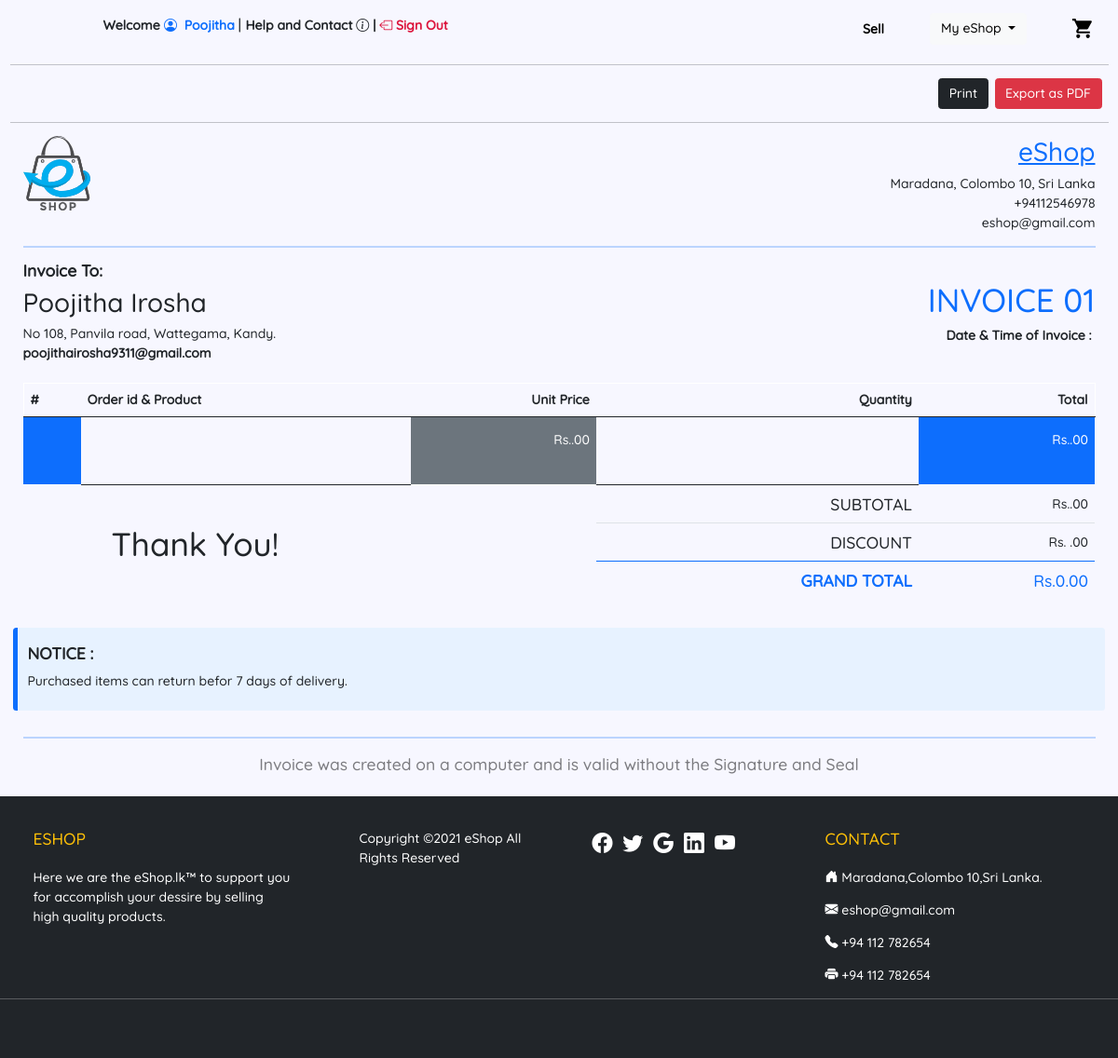
Screenshot of /invoice.php (signed in) with the database file from the repository.
### tables this page shows
CREATE TABLE `user_has_address` (
  `id` int NOT NULL AUTO_INCREMENT,
  `line1` text NOT NULL,
  `line2` text NOT NULL,
  `city_id` int NOT NULL,
  `user_email` varchar(100) NOT NULL,
  PRIMARY KEY (`id`),
  KEY `FK_user_has_address_city` (`city_id`),
  KEY `FK_user_has_address_user` (`user_email`),
  CONSTRAINT `FK_user_has_address_city` FOREIGN KEY (`city_id`) REFERENCES `city` (`id`),
  CONSTRAINT `FK_user_has_address_user` FOREIGN KEY (`user_email`) REFERENCES `user` (`email`)
);

CREATE TABLE `city` (
  `id` int NOT NULL AUTO_INCREMENT,
  `name` varchar(50) NOT NULL,
  `postal_code` varchar(5) DEFAULT NULL,
  `district_id` int NOT NULL,
  PRIMARY KEY (`id`),
  KEY `FK_city_district` (`district_id`),
  CONSTRAINT `FK_city_district` FOREIGN KEY (`district_id`) REFERENCES `district` (`id`)
);

### connection.php (called while the page is built, shortened)
<?php
class Database
{
    public static $connection;
    public static function setUpConnection()
    {
        if (!isset(Database::$connection)) {
            Database::$connection = new mysqli("127.0.0.1", "root", "Poojitha@2006", "eshop", "3306");
        }
    }
    public static function search($q)
    {
        $resultset = Database::$connection->query($q);
        return $resultset;
    }
}

### invoice.php (the view, shortened to what this page needs)
<?php
require "connection.php";
$iid = $_GET["order_id"];
?>
<!DOCTYPE html>
<html lang="en">
<head>
    <link rel="stylesheet" href="https://cdn.jsdelivr.net/npm/bootstrap-icons@1.5.0/font/bootstrap-icons.css">
    <link rel="stylesheet" href="https://use.fontawesome.com/releases/v5.7.2/css/all.css" />
    <link rel="stylesheet" href="https://stackpath.bootstrapcdn.com/bootstrap/5.0.0-alpha1/css/bootstrap.min.css" />
    <link rel="stylesheet" href="https://use.fontawesome.com/releases/v5.7.2/css/all.css" />
    <link rel="stylesheet" href="bootstrap.css" />
    <link rel="stylesheet" href="style.css" />
</head>
<body class="mt-2" style="background-color: #f7f7ff;">
    <div class="container-fluid">
        <div class="row">
            <?php require "header.php"; ?>
            <div class="col-12">
                <hr />
            </div>
            <div class="col-12 btn-toolbar justify-content-end">
                <button class="btn btn-dark me-2" onclick="printInvoice();">Print</button>
                <button class="btn btn-danger me-2" onclick="generatePDF();">Export as PDF</button>
            </div>
            <div class="col-12">
                <hr />
            </div>
            <div class="col-12 " id="page">
                <div class="row px-3">
                    <div class="col-6">
                        <div class="invoiceHeaderImg"></div>
                    </div>
                    <div class="col-6">
                        <div class="row">
                            <div class="col-12 text-end text-primary text-decoration-underline ">
                                <h2>eShop</h2>
                            </div>
                            <div class="col-12 text-end d-flex flex-column">
                                <span>Maradana, Colombo 10, Sri Lanka</span>
                                <span>+94112546978</span>
                                <span>eshop@gmail.com</span>
                            </div>
                        </div>
                    </div>
                    <div class="col-12">
                        <hr class="border border-1 border-primary" />
                    </div>
                    <div class="col-12 mb-4">
                        <div class="row">
                            <div class="col-6">
                                <h5 class="fw-bold">Invoice To:</h5>
                                <h2><?php echo $_SESSION["u"]["fname"] . " " . $_SESSION["u"]["lname"]; ?></h2>
                                <?php
                                $address_rs = Database::search("SELECT * FROM `user_has_address` INNER JOIN `city` ON `user_has_address`.`city_id` = `city`.`id` WHERE `user_email` = '" . $_SESSION["u"]["email"] . "'");
                                $address_data = $address_rs->fetch_assoc();
                                ?>
                                <span><?php echo $address_data["line1"] . ", " . $address_data["line2"] . ", " . $address_data["name"] . "."; ?></span><br />
                                <span class="fw-bold"><?php echo $_SESSION["u"]["email"]; ?></span>
                            </div>
                            <div class="col-6 text-end mt-4">
                                <h1 class="text-primary">INVOICE 01</h1>
                                <span class="fw-bold">Date & Time of Invoice :</span>&nbsp;
                                <?php
                                $order_rs = Database::search("SELECT * FROM `invoice` WHERE `order_id` = '" . $iid . "'");
                                $order_data = $order_rs->fetch_assoc();
                                ?>
                            </div>
                        </div>
                    </div>
                    <div class="col-12">
                        <table class="table">
                            <thead>
                                <tr class="border border-1 border-white">
                                    <th>#</th>
                                    <th>Order id & Product</th>
                                    <th class="text-end">Unit Price</th>
                                    <th class="text-end">Quantity</th>
                                    <th class="text-end">Total</th>
                                </tr>
                            </thead>
                            <tbody>
                                <tr style="height: 72px">
                                    <td class="bg-primary text-white fs-3"><?php echo $order_data["id"]; ?></td>
                                    <td>
                                        <span class="fw-bold p-2 text-primary text-decoration-underline"><?php echo $order_data["order_id"]; ?></span>
                                        <br>
                                        <?php
                                        $product_rs = Database::search("SELECT * FROM `product` WHERE `id` = '" . $order_data["product_id"] . "'");
                                        $product_data = $product_rs->fetch_assoc();
                                        ?>
                                        <span class="w-bold p-2 fs-3 text-primary "><?php echo $product_data["title"]; ?></span>
                                    </td>
                                    <td class="text-end fs-6 pt-3 bg-secondary text-white">Rs.<?php echo $product_data["price"]; ?>.00</td>
                                    <td class="text-end fs-6 pt-3"><?php echo $order_data["qty"]; ?></td>
                                    <td class="text-end fs-6 pt-3 bg-primary text-white">Rs.<?php echo $order_data["total"]; ?>.00</td>
                                </tr>
                            </tbody>
                            <tfoot>
                                <tr>
                                    <td colspan="3" class="border-0"></td>
                                    <td class="text-end fs-5">SUBTOTAL</td>
                                    <td class="text-end">Rs.<?php echo $order_data["total"]; ?>.00</td>
                                </tr>
                                <tr>
                                    <td colspan="3" class="border-0"></td>
                                    <td class="text-end fs-5 border-primary">DISCOUNT</td>
                                    <td class="text-end border-primary">Rs.
                                        .00</td>
                                </tr>
                                <tr>
                                    <td colspan="3" class="border-0"></td>
                                    <td class="text-end fs-5 fw-bold border-0 text-primary">GRAND TOTAL</td>
                                    <td class="text-end border-0 text-primary fs-5">Rs.<?php echo $order_data["total"] - $discount; ?>.00</td>
                                </tr>
                            </tfoot>
                        </table>
                    </div>
                    <div class="col-4 text-center" style="margin-top: -100px; margin-bottom: 50px;">
                        <span class="fs-1">Thank You!</span>
                    </div>
                    <div class="col-12 my-3 border border-5 border-primary border-start border-top-0 border-bottom-0 border-end-0 rounded" style="background-color: #e7f2ff;">
                        <div class="row">
                            <div class="col-12 mt-3 mb-3">
                                <label class="form-label fs-5 fw-bold">NOTICE :</label><br>
                                <label class="form-label fs-6">Purchased items can return befor 7 days of delivery.</label>
                            </div>
                        </div>
                    </div>
                    <div class="col-12">
                        <hr class="border border-1 border-primary" />
                    </div>
                    <div class="col-12 text-center mb-3">
                        <label class="form-label fs-5 text-black-50">Invoice was created on a computer and is valid without the Signature and Seal</label>
                    </div>
                </div>
            </div>
            <?php require "footer.php"; ?>
        </div>
    </div>
</body>
</html>

### style.css (style rules this page uses)
* { font-family: "Quicksand"; font-size: 14px; }
.invoiceHeaderImg { height: 80px; background-image: url("resources/logo.svg"); background-repeat: no-repeat; background-size: contain; }

### rows the page displays
user_has_address: line1 "No 108, Panvila road", line2 "Wattegama", city.name "Kandy"

### other values shown
$data["fname"] "Poojitha"
$_SESSION["u"]["fname"] "Poojitha"
$_SESSION["u"]["lname"] "Irosha"
$_SESSION["u"]["email"] "poojithairosha9311@gmail.com"
$order_data["total"] - $discount "0"
